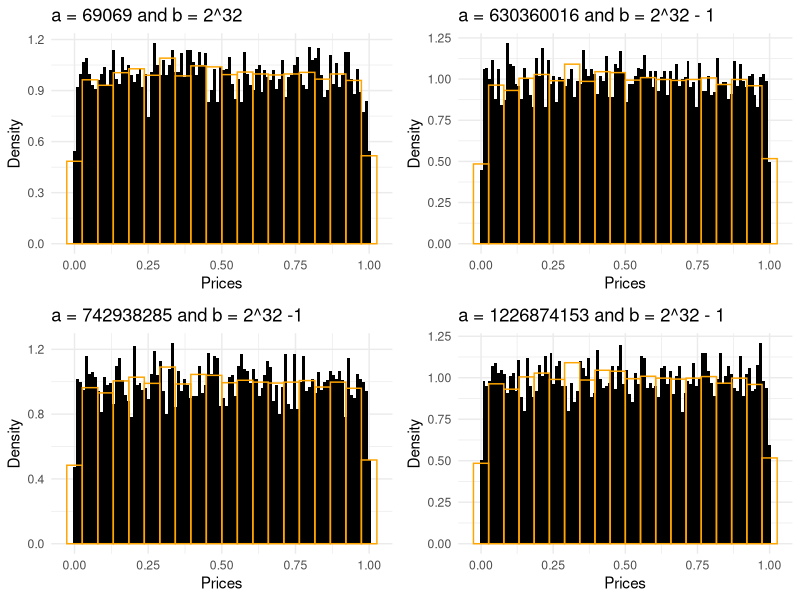
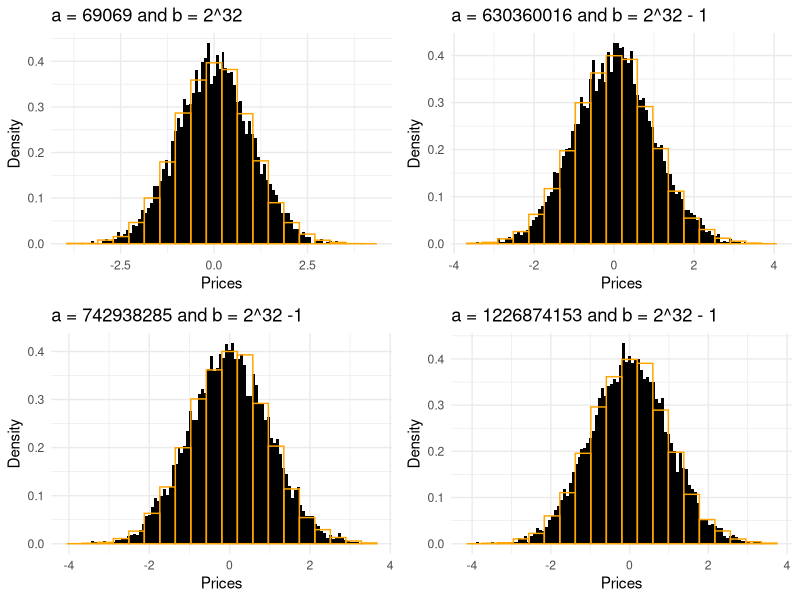
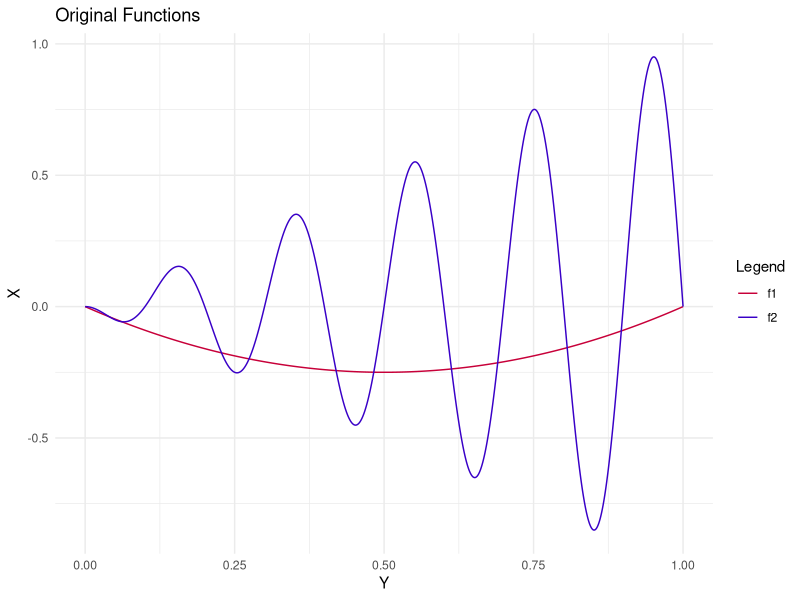
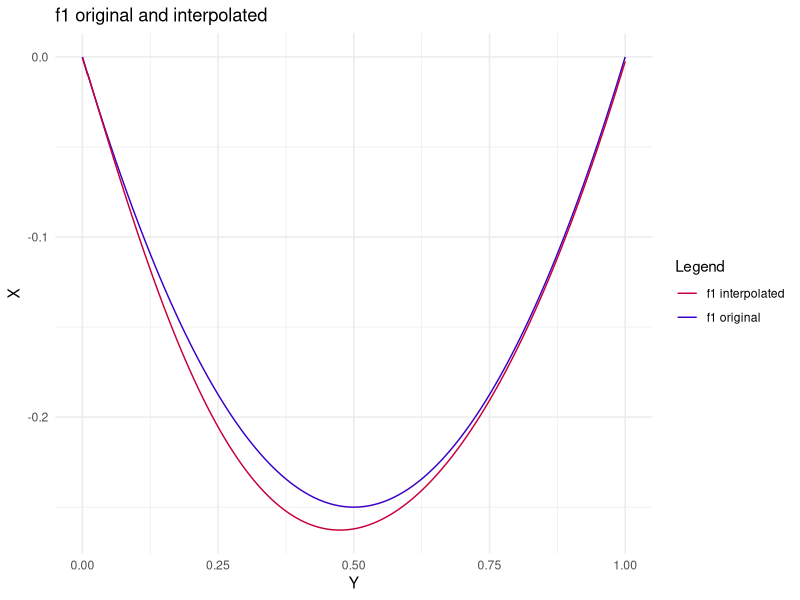
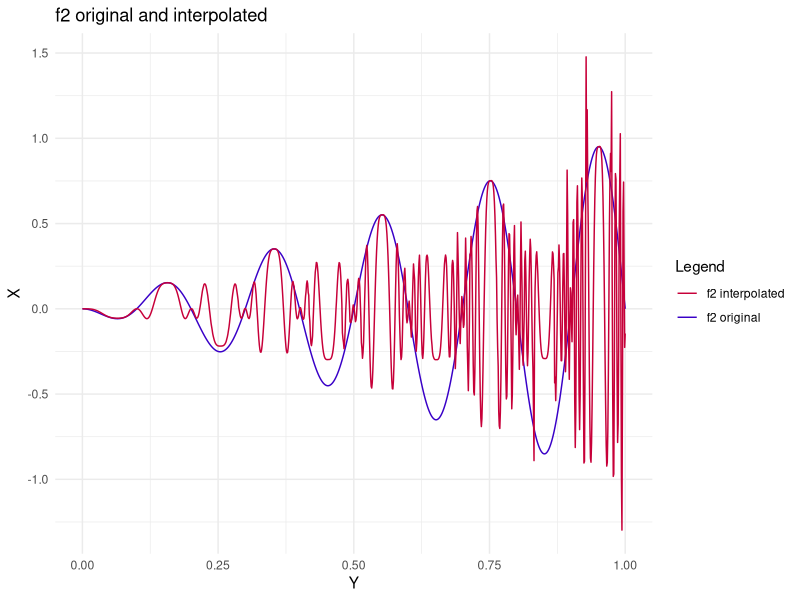

Write R code to recreate these figures, in order.
## ---- chunk 1
knitr::opts_chunk$set(echo = TRUE)
library(ggplot2)
library(gridExtra)
## ---- chunk 2

rng_runif = function(a, m, x_zero, nmax) {
  
  if (!(a >= 0 && a < m)) stop("a in [0, m) is required")
  if (nmax%%1 != 0) stop("nmax has to be an integer")
  
  storage = vector(mode = "numeric", length = nmax+1)
  storage[1] = x_zero
  
  for (i in 1:(nmax-1)) {
    storage[i+1] = ((a * storage[i]) %% m)
  }
  
  return(storage[2:length(storage)]/m)
}

## ---- chunk 3

prs_1 = rng_runif(69069, 2^32, 9999, 10000)
prs_2 = rng_runif(630360016, (2^32-1), 690690, 10000)
prs_3 = rng_runif(742938285, (2^32-1), 690690, 10000)
prs_4 = rng_runif(1226874153, (2^32-1), 690690, 10000)

unif_samples = runif(10000)

## ---- chunk 4

prs_1_df = data.frame(prs_1)
prs_2_df = data.frame(prs_2)
prs_3_df = data.frame(prs_2)
prs_4_df = data.frame(prs_2)
unif_samples_df = data.frame(unif_samples)

p1 = ggplot(prs_1_df) +
  geom_histogram(aes(x = prs_1, y=..density..),
                 fill = "black", bins = 100) +
   geom_histogram(aes(x = unif_samples, y=..density..),
                 color = "orange", bins = 20, data = unif_samples_df, alpha = 0) +
  labs(title = "a = 69069 and b = 2^32",
  y = "Density",
  x = "Prices", color = "Legend") +
  theme_minimal()

p2 = ggplot(prs_2_df) +
  geom_histogram(aes(x = prs_2, y=..density..),
                 fill = "black", bins = 100) +
   geom_histogram(aes(x = unif_samples, y=..density..),
                 color = "orange", bins = 20, data = unif_samples_df, alpha = 0) +
  labs(title = "a = 630360016 and b = 2^32 - 1",
  y = "Density",
  x = "Prices", color = "Legend") +
  theme_minimal()

p3 = ggplot(prs_3_df) +
  geom_histogram(aes(x = prs_3, y=..density..),
                 fill = "black", bins = 100) +
   geom_histogram(aes(x = unif_samples, y=..density..),
                 color = "orange", bins = 20, data = unif_samples_df, alpha = 0) +
  labs(title = "a = 742938285 and b = 2^32 -1",
  y = "Density",
  x = "Prices", color = "Legend") +
  theme_minimal()

p4 = ggplot(prs_4_df) +
  geom_histogram(aes(x = prs_4, y=..density..),
                 fill = "black", bins = 100) +
   geom_histogram(aes(x = unif_samples, y=..density..),
                 color = "orange", bins = 20, data = unif_samples_df, alpha = 0) +
  labs(title = "a = 1226874153 and b = 2^32 - 1",
  y = "Density",
  x = "Prices", color = "Legend") +
  theme_minimal()

grid.arrange(p1, p2, p3, p4, nrow = 2)
## ---- chunk 5
print(ks.test(x = prs_1, y = "punif"))
## ---- chunk 6
print(ks.test(x = prs_2, y = "punif"))
## ---- chunk 7
print(ks.test(x = prs_3, y = "punif"))
## ---- chunk 8
print(ks.test(x = prs_4, y = "punif"))
## ---- chunk 9
print(ks.test(x = unif_samples, y = "punif"))
## ---- chunk 10

rng_rnorm = function(n, a, m) {
  if (!(a >= 0 && a < m)) stop("a in [0, m) is required")
  
  n_half = ceiling(n/2)
  
  storage = vector(mode = "numeric", length = n)
  
  storage_theta = rng_runif(a = a, m = m, x_zero = 123456789, nmax = n_half) * 2 * pi
  storage_d = rng_runif(a = a, m = m, x_zero = 12345, nmax = n_half)
  
  for (i in 1:n_half) {
    storage[2*i] = sqrt(-2 * log(storage_d[i])) * cos(storage_theta[i])
    storage[2*i+1] = sqrt(-2 * log(storage_d[i])) * sin(storage_theta[i])
  }
  
  return(storage)
}

## ---- chunk 11

rng_normal_1 = rng_rnorm(10000, a = 69069, m =2^32)
rng_normal_2 = rng_rnorm(10000, a = 630360016, m = 2^32-1)
rng_normal_3 = rng_rnorm(10000, a = 742938285, m = 2^32-1)
rng_normal_4 = rng_rnorm(10000, a = 1226874153, m = 2^32-1)

norm_samples = rnorm(10000)

## ---- chunk 12

rng_normal_1_df = data.frame(rng_normal_1)
rng_normal_2_df = data.frame(rng_normal_2)
rng_normal_3_df = data.frame(rng_normal_3)
rng_normal_4_df = data.frame(rng_normal_4)
norm_samples_df = data.frame(norm_samples)

p1 = ggplot(rng_normal_1_df) +
  geom_histogram(aes(x = rng_normal_1, y=..density..),
                 fill = "black", bins = 100) +
   geom_histogram(aes(x = norm_samples, y=..density..),
                 color = "orange", bins = 20, data = norm_samples_df, alpha = 0) +
  labs(title = "a = 69069 and b = 2^32",
  y = "Density",
  x = "Prices", color = "Legend") +
  theme_minimal()

p2 = ggplot(rng_normal_2_df) +
  geom_histogram(aes(x = rng_normal_2, y=..density..),
                 fill = "black", bins = 100) +
   geom_histogram(aes(x = norm_samples, y=..density..),
                 color = "orange", bins = 20, data = norm_samples_df, alpha = 0) +
  labs(title = "a = 630360016 and b = 2^32 - 1",
  y = "Density",
  x = "Prices", color = "Legend") +
  theme_minimal()

p3 = ggplot(rng_normal_3_df) +
  geom_histogram(aes(x = rng_normal_3, y=..density..),
                 fill = "black", bins = 100) +
   geom_histogram(aes(x = norm_samples, y=..density..),
                 color = "orange", bins = 20, data = norm_samples_df, alpha = 0) +
  labs(title = "a = 742938285 and b = 2^32 -1",
  y = "Density",
  x = "Prices", color = "Legend") +
  theme_minimal()

p4 = ggplot(rng_normal_4_df) +
  geom_histogram(aes(x = rng_normal_4, y=..density..),
                 fill = "black", bins = 100) +
   geom_histogram(aes(x = norm_samples, y=..density..),
                 color = "orange", bins = 20, data = norm_samples_df, alpha = 0) +
  labs(title = "a = 1226874153 and b = 2^32 - 1",
  y = "Density",
  x = "Prices", color = "Legend") +
  theme_minimal()

grid.arrange(p1, p2, p3, p4, nrow = 2)
## ---- chunk 13
print(ks.test(x = rng_normal_1, y = "pnorm"))
## ---- chunk 14
print(ks.test(x = rng_normal_2, y = "pnorm"))
## ---- chunk 15
print(ks.test(x = rng_normal_3, y = "pnorm"))
## ---- chunk 16
print(ks.test(x = rng_normal_4, y = "pnorm"))
## ---- chunk 17
print(ks.test(x = norm_samples, y = "pnorm"))
## ---- chunk 18

interpolate = function(A, X, func, gradient = NULL) {
  
  # Interpolation function which is so be used
  f_tilde = function(x, a0, a1, a2) a0 + a1 * x + a2 * x^2
  
  # Error function, here MSE
  f_error = function(A., X. = X, func. = func) {
    return(sum((func.(X.) - f_tilde(X., A.[1], A.[2], A.[3]))^2))
  }
  
  # Optimize f_error for parameters in A 
  res = optim(A, f_error, gradient, method = "CG")

  # Now define with optimized parameters
  f_tilde = function(x) res$par[1] + res$par[2] * x + res$par[3] * x^2
  
  # Return parameters and function
  return(list(A = res$par, f_tilde = f_tilde))
}

## ---- chunk 19

f_approximate = function(func_target, bins, A_init, func_target_gradient = NULL) {
  
  # Initialize interval length and return matrix
  upper_boundary = 0
  interval_length = 1/bins
  res = matrix(0, nrow = bins, ncol = 5)
  colnames(res) = c("lower_boundary", "upper_boundary", "a0", "a1", "a2")
  
  # Approximate for each bin
  for (i in 1:bins) {
    lower_boundary = upper_boundary
    upper_boundary = lower_boundary + interval_length
    
    # We rely on three known points
    known_values = c(func_target(lower_boundary),
                   func_target((lower_boundary + upper_boundary)/2),
                   func_target(upper_boundary))
  
    # Now we optimize for this interval using the previous function
    interpolated = interpolate(func = func_target, X = known_values, A = A_init,
                              gradient = func_target_gradient)$A
    
    # And fill in the matrix with all necesarry values
    res[i, 1] = lower_boundary
    res[i, 2] = upper_boundary
    res[i, 3:5] = interpolated
  }
  
  return(res)
}

## ---- chunk 20
f1 = function(x) -x * (1 - x)
f2 = function(x) -x * sin(10 * pi * x)
## ---- chunk 21
sequence = seq(from = 0, to = 1, by = 0.001)
f1_y = f1(sequence)
f2_y = f2(sequence)

df = data.frame(sequence, f1_y, f2_y)

ggplot(df) +
  geom_line(aes(x = sequence, y = f1_y, color = "f1")) +
  geom_line(aes(x = sequence, y = f2_y, color = "f2")) +
  labs(title = "Original Functions", y = "X", x = "Y", color = "Legend") +
  scale_color_manual(values = c("#c70039", "#3900c7")) +
  theme_minimal()

## ---- chunk 22

f1_res = f_approximate(f1, bins = 1000, rep(0.001, 3))
head(f1_res)

## ---- chunk 23
f2_res = f_approximate(f2, bins = 1000, rep(0.005, 3))
head(f2_res)
## ---- chunk 24

f_tilde = function(x, a0, a1, a2) a0 + a1 * x + a2 * x^2

df$f1_y_interpolated = sapply(sequence, FUN = function(x) {
  target_row = f1_res[x >= f1_res[,1] & x < f1_res[,2]]
  return(-f_tilde(x, target_row[3], target_row[4], target_row[5]))
})

df$f2_y_interpolated = sapply(sequence, FUN = function(x) {
  target_row = f2_res[x >= f2_res[,1] & x < f2_res[,2]]
  return(f_tilde(x, target_row[3], target_row[4], target_row[5]))
})

## ---- chunk 25

ggplot(df) +
  geom_line(aes(x = sequence, y = f1_y, color = "f1 original")) +
  geom_line(aes(x = sequence, y = f1_y_interpolated, color = "f1 interpolated")) +
  labs(title = "f1 original and interpolated", y = "X", x = "Y", color = "Legend") +
  scale_color_manual(values = c("#c70039", "#3900c7")) +
  theme_minimal()

ggplot(df) +
  geom_line(aes(x = sequence, y = f2_y, color = "f2 original")) +
  geom_line(aes(x = sequence, y = f2_y_interpolated, color = "f2 interpolated")) +
  labs(title = "f2 original and interpolated", y = "X", x = "Y", color = "Legend") +
  scale_color_manual(values = c("#c70039", "#3900c7")) +
  theme_minimal()

